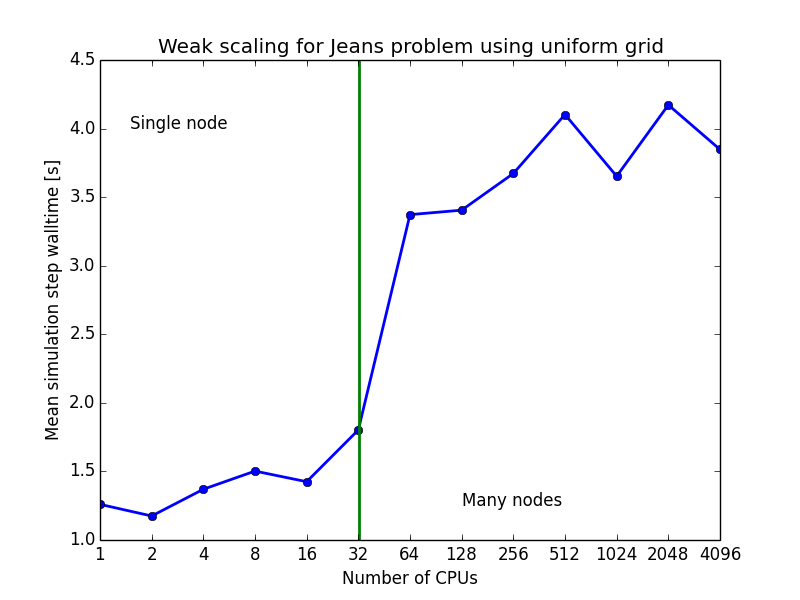

This chart was generated by the following Python code:
import numpy as np
import matplotlib.pyplot as plt

data = np.loadtxt('data/jeans.dat')
x = 2 ** np.array(range(13))

plt.semilogx(x, data, 'o-', linewidth=2, basex=2)
plt.axvline(x=32.5, lw=2, color='g')
plt.xticks(x, map(str, x))
plt.yticks(np.arange(6))
plt.ylabel("Mean simulation step walltime [s]")
plt.xlabel("Number of CPUs")
plt.text(1.5, 4.0, 'Single node')
plt.text(128, 1.25, 'Many nodes')
plt.title("Weak scaling for Jeans problem using uniform grid")
plt.savefig('fig4.png')
